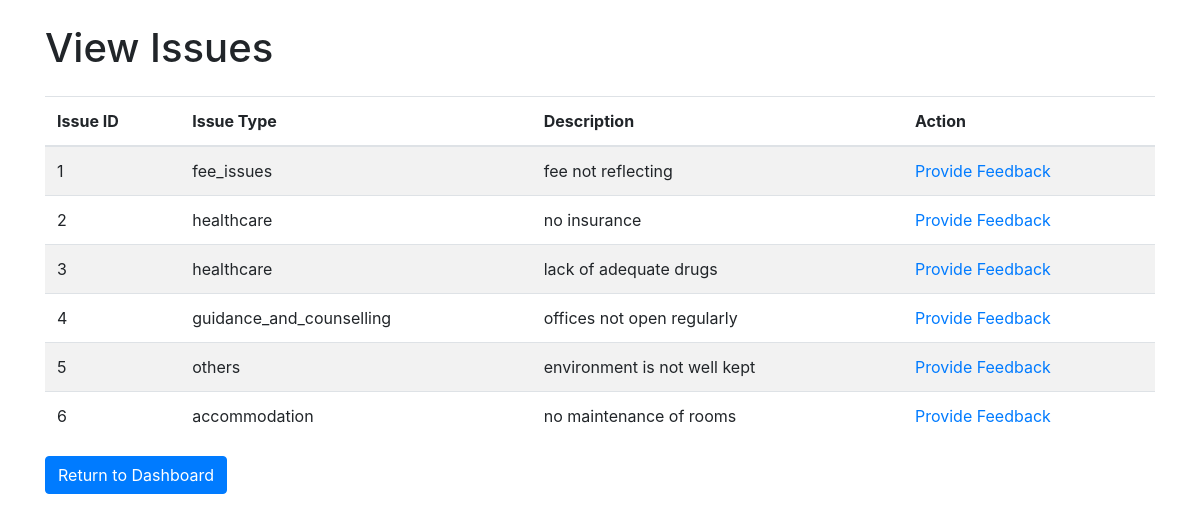
Page /view_issues/ (signed in) on the committed database.
### students/models.py (models this page shows, shortened)
class Issue(models.Model):
    ISSUE_CHOICES = [
        ('healthcare', 'Healthcare'),
        ('fee_issues', 'Fee Issues'),
        ('guidance_and_counselling', 'Guidance and Counselling'),
        ('accommodation', 'Accommodation'),
        ('exam_issues', 'Exam Issues'),
        ('others', 'Others'),
    ]
    student = models.ForeignKey(Student, on_delete=models.CASCADE, related_name='student_issues')
    issue_type = models.CharField(max_length=30, choices=ISSUE_CHOICES)
    description = models.TextField()
    feedback = models.TextField(blank=True)
    category = models.CharField(max_length=100, choices=ISSUE_CHOICES, blank=True, null=True)
    issue_admin = models.ForeignKey(IssueAdmin, on_delete=models.SET_NULL, null=True, blank=True)
    date_submitted = models.DateTimeField(auto_now_add=True)

### students/views.py (the view)
# urls.py: path('view_issues/', views.view_issues, name='view_issues'),
@login_required(login_url='admin_login')
def view_issues(request):
    selected_category = request.session.get('selected_category')
    if selected_category:
        issues = Issue.objects.filter(issue_type=selected_category)
    else:
        issues = Issue.objects.all()
    ISSUE_CHOICES = [
        ('healthcare', 'Healthcare'),
        ('fee_issues', 'Fee Issues'),
        ('guidance_and_counselling', 'Guidance and Counselling'),
        ('accommodation', 'Accommodation'),
        ('exam_issues', 'Exam Issues'),
        ('others', 'Others'),
    ]
    context = {
        'issues': issues,
        'selected_category': selected_category,  # Pass selected category to template
        'ISSUE_CHOICES': ISSUE_CHOICES,
    }
    return render(request, 'issues.html', context)

### students/templates/issues.html (shortened to what this page needs)
<!DOCTYPE html>
<html lang="en">
<head>
 <link href="https://maxcdn.bootstrapcdn.com/bootstrap/4.5.2/css/bootstrap.min.css" rel="stylesheet">
</head>
<body>
 <div class="container">
  <h1 class="mt-4 mb-4">View Issues</h1>
  <div class="row">
   <div class="col-md-12">
    {% if issues %}
    <table class="table table-striped">
     <thead>
      <tr>
       <th>Issue ID</th>
       <th>Issue Type</th>
       <th>Description</th>
       <th>Action</th>
      </tr>
     </thead>
     <tbody>
      {% for issue in issues %}
      <tr>
       <td>{{ issue.id }}</td>
       <td>{{ issue.issue_type }}</td>
       <td>{{ issue.description }}</td>
       <td>
        <a href="{% url 'provide_feedback' issue.id %}">Provide Feedback</a>
       </td>
      </tr>
      {% endfor %}
     </tbody>
    </table>
    {% else %}
    <p>You currently have no issues for your category.</p>
    {% endif %}
   </div>
  </div>
  <div class="row">
   <div class="col-md-12">
    <a href="{% url 'admin_dashboard' %}" class="btn btn-primary">Return to Dashboard</a>
   </div>
  </div>
 </div>
</body>
</html>

### rows in the picture
Issue: id "1", issue_type "fee_issues", description "fee not reflecting"
Issue: id "2", issue_type "healthcare", description "no insurance"
Issue: id "3", issue_type "healthcare", description "lack of adequate drugs"
Issue: id "4", issue_type "guidance_and_counselling", description "offices not open regularly"
Issue: id "5", issue_type "others", description "environment is not well kept"
Issue: id "6", issue_type "accommodation", description "no maintenance of rooms"
